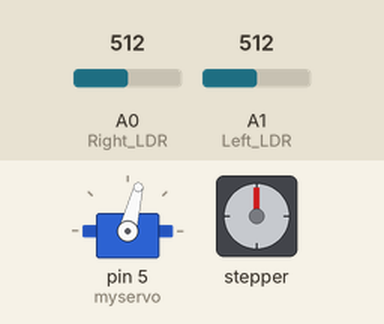
Bench run of a sketch on a simulated Arduino Uno, built with avr-gcc and run on an emulated ATmega328P. On the bench: servo, stepper motor. The test bench sets the inputs (shaded band); at power-on: A0 (Right_LDR) = 512, A1 (Left_LDR) = 512. Stepper angles assume 500 steps per turn; what the sketch prints to the serial monitor is not drawn.

Above: at 1.7 s.
1.8 s: A0 (Right_LDR) set to 716
At 5.03 s:
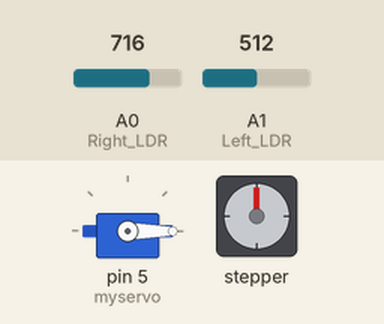
5.3 s: A1 (Left_LDR) set to 716
At 6.02 s:
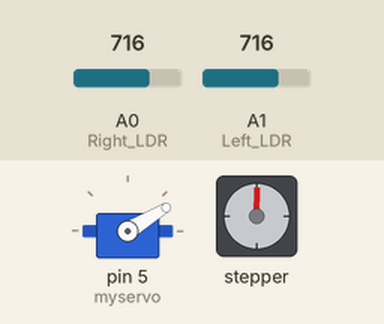
8.8 s: A0 (Right_LDR) set to 810
At 14.79 s:
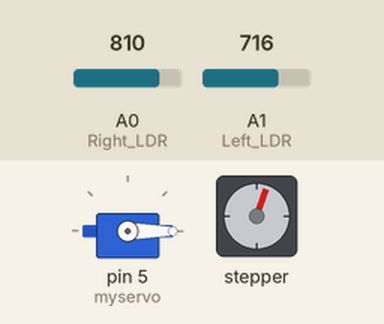
16.8 s: A1 (Left_LDR) set to 810
At 17.49 s:
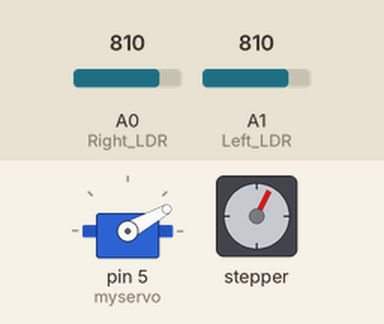
20.3 s: A0 (Right_LDR) set to 790
At 25.05 s:
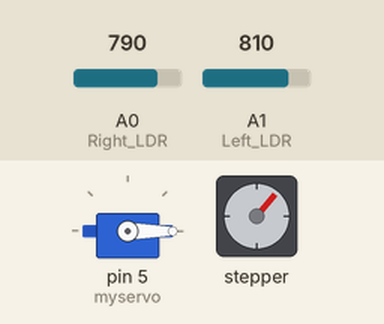
26.9 s: A1 (Left_LDR) set to 790
At 27.75 s:
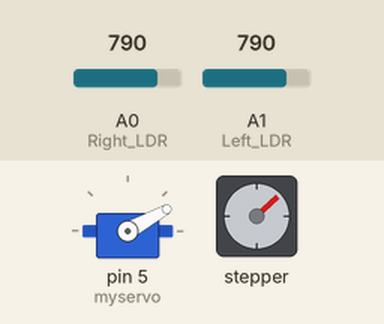
Timing chart, 0 to 31.4 s (numbered marks = the images above; inputs shaded):
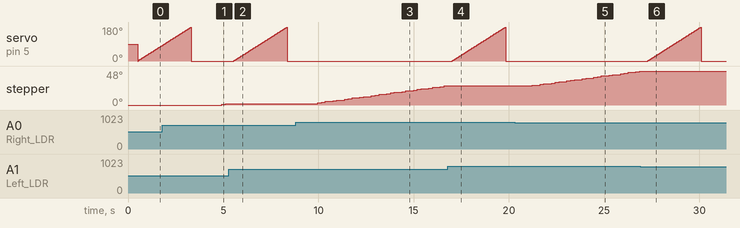

Measured:
- after the input at 1.8 s, stepper: goes 1° 0.20 s, then 2°, starting after 3.1 s
- after the input at 5.3 s, servo on pin 5 (myservo): rises from 0° to 179° in 2.8 s, then falls to 0° in 0.03 s; stepper: stays 2° (without the input it goes to 3° after 0.24 s)
- after the input at 8.8 s, servo on pin 5 (myservo): stops changing and stays 0°
- after the input at 16.8 s, servo on pin 5 (myservo): rises from 0° to 179° in 2.8 s, then falls to 0° in 0.03 s; stepper: stays 27° (without the input it goes to 28° after 0.01 s)
- after the input at 20.3 s, servo on pin 5 (myservo): stops changing and stays 0°
- after the input at 26.9 s, servo on pin 5 (myservo): rises from 0° to 179° in 2.8 s, then falls to 0° in 0.03 s; stepper: stays 48° (without the input it goes to 49° after 0.37 s)
- by itself, servo on pin 5 (myservo): rises from 82° to 180° in 1.5 s, then falls to 0° in 0.02 s

The sketch:

Solar_Panel_Tracking_System_Code.ino
```cpp
//Ananth Sivakumar
//500649921
#include<Servo.h>     // library for servo motor
#include <Stepper.h>
#define Right_LDR A0 // Set the photoresistor to ANALOG pin 0
#define Left_LDR A1// set the photoresistor to ANALOG pin 1

Servo myservo;
Stepper myStepper(500,8,9,10,11); //initialize the stepper motor to these digital pins

void setup() {
  Serial.begin(9600);
  myservo.attach(5);//
  pinMode(Right_LDR,INPUT);
  pinMode(Left_LDR, INPUT);
  delay(500);
}

void loop() {
  servo_movement();
  delay(200);
  azimuth();
  delay(200);

}

void azimuth()
{
  double current_difference;
  double minimum_difference = 800;
  while(true)
  {
    myStepper.step(1);
    delay(200);
    current_difference=stepper_movement();
    Serial.print(current_difference);

    if(current_difference < minimum_difference){
      minimum_difference = current_difference;
    }
    if(minimum_difference==0)
    {
      Serial.print(minimum_difference);
      break;
    }
  }

}


double difference,previous_val2, previous_val1;
#define stepperSpeed 500


double stepper_movement()//this function deals with the movement of the function
{
  previous_val1 = analogRead(Left_LDR);//left sensor value
  previous_val2 = analogRead(Right_LDR);//right sensor value

  if(previous_val1 > previous_val2)
  {
    myStepper.setSpeed(stepperSpeed); //this will set the stepper motor direction to clockwise
  }
  if(previous_val2 > previous_val1)
  {
    myStepper.setSpeed(stepperSpeed);//this will set stepper motor direction to Counterclockwise
  }
  double difference = abs(previous_val1-previous_val2);//based on difference we can verify which
  //direction motor moves so if its negative the motor should move counterclockwise and positive it moves clockwise
  return difference;
}
int pos;
double currentvalue;
void servo_movement()
{
  double servo_previous_value=0;
  int best_lighting = 0;//any arbitrary low value so that lighitng at position can replace it
  for (int pos = 0; pos <= 180; pos++){
  myservo.write(pos); //write the position to the servo
  currentvalue = analogRead(Left_LDR);//logically both the sensor values should be close to each other
  Serial.println(currentvalue);//need this to verify value
  if (currentvalue > servo_previous_value)
  {
    servo_previous_value = currentvalue;  //where the light will be at its max analog value
    best_lighting = pos;//position where the corresponding best analog value is
    }
    delay(15);  //gives time for servo to react
  }
   myservo.write(best_lighting); //moves servo to the best position
   delay(1200);
}
```
